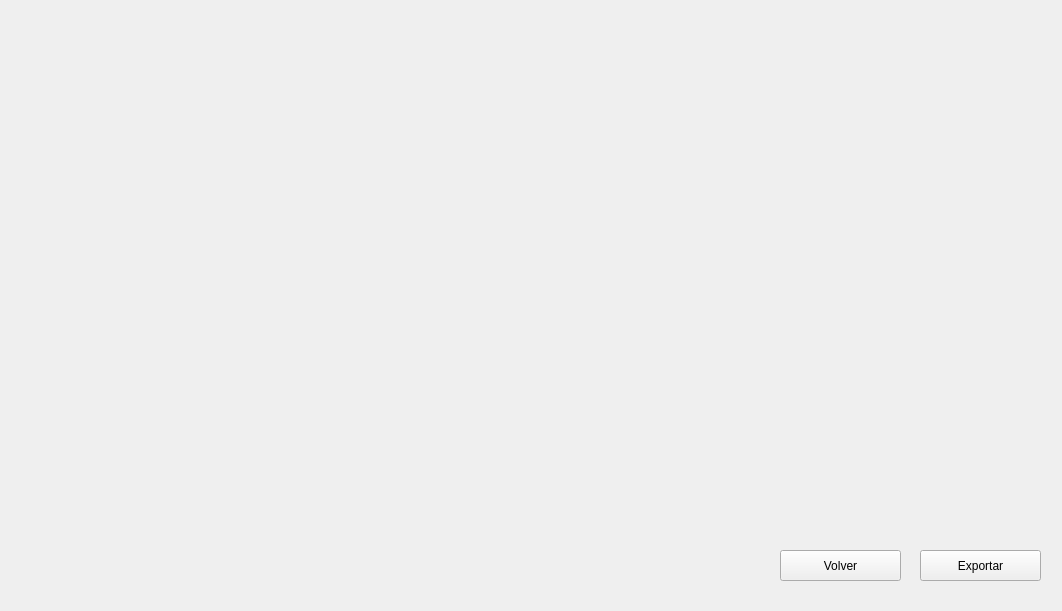
<?xml version="1.0" encoding="UTF-8"?>
<ui version="4.0">
 <class>frmExportarDatos</class>
 <widget class="QDialog" name="frmExportarDatos">
  <property name="geometry">
   <rect>
    <x>0</x>
    <y>0</y>
    <width>1062</width>
    <height>611</height>
   </rect>
  </property>
  <property name="windowTitle">
   <string>Dialog</string>
  </property>
  <property name="windowIcon">
   <iconset resource="Imagenes.qrc">
    <normaloff>:/imagenes/cargadora3.jpeg</normaloff>:/imagenes/cargadora3.jpeg</iconset>
  </property>
  <widget class="QPushButton" name="cmdExportar">
   <property name="geometry">
    <rect>
     <x>920</x>
     <y>550</y>
     <width>121</width>
     <height>31</height>
    </rect>
   </property>
   <property name="text">
    <string>Exportar</string>
   </property>
   <property name="icon">
    <iconset resource="Imagenes.qrc">
     <normaloff>:/imagenes/exportar.jpeg</normaloff>:/imagenes/exportar.jpeg</iconset>
   </property>
   <property name="autoDefault">
    <bool>false</bool>
   </property>
  </widget>
  <widget class="QPushButton" name="cmdVolver">
   <property name="geometry">
    <rect>
     <x>780</x>
     <y>550</y>
     <width>121</width>
     <height>31</height>
    </rect>
   </property>
   <property name="text">
    <string>Volver</string>
   </property>
   <property name="icon">
    <iconset resource="Imagenes.qrc">
     <normaloff>:/imagenes/volver.png</normaloff>:/imagenes/volver.png</iconset>
   </property>
   <property name="autoDefault">
    <bool>false</bool>
   </property>
  </widget>
 </widget>
 <resources>
  <include location="Imagenes.qrc"/>
 </resources>
 <connections/>
</ui>
